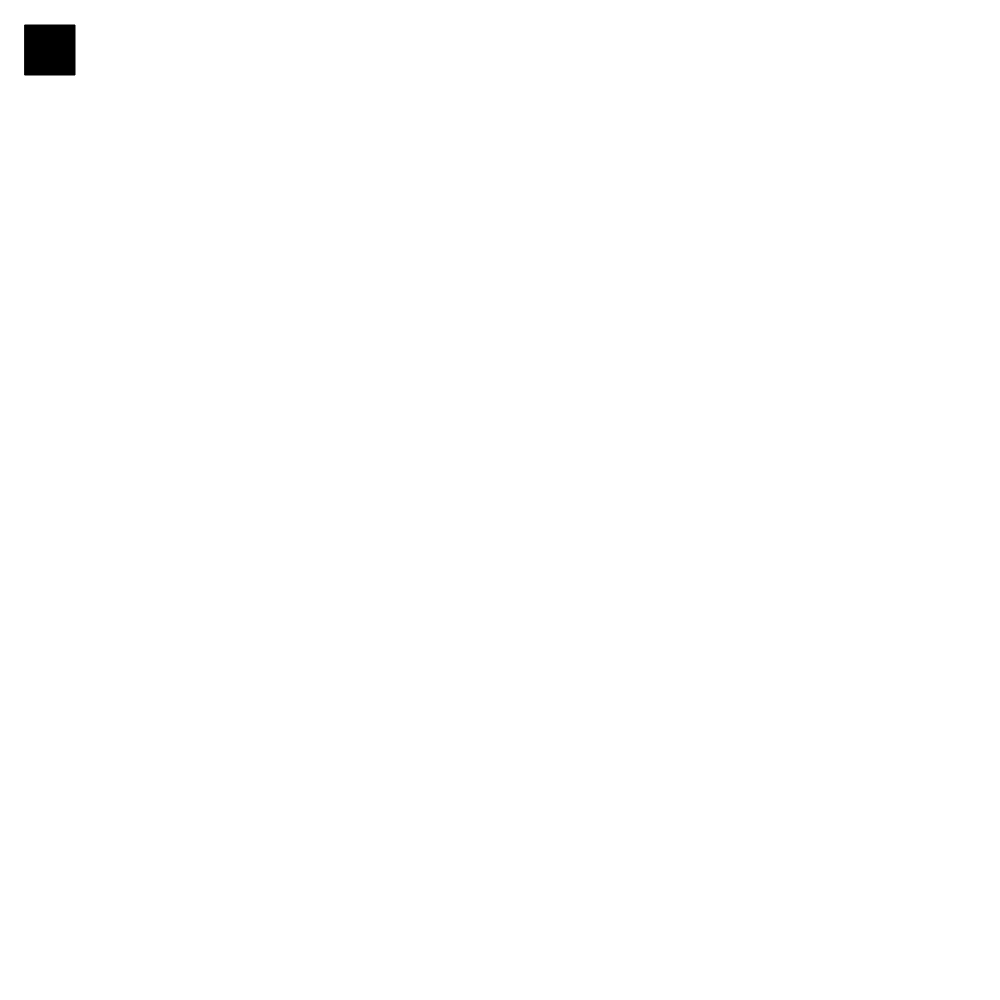
Frame 1 (no input)
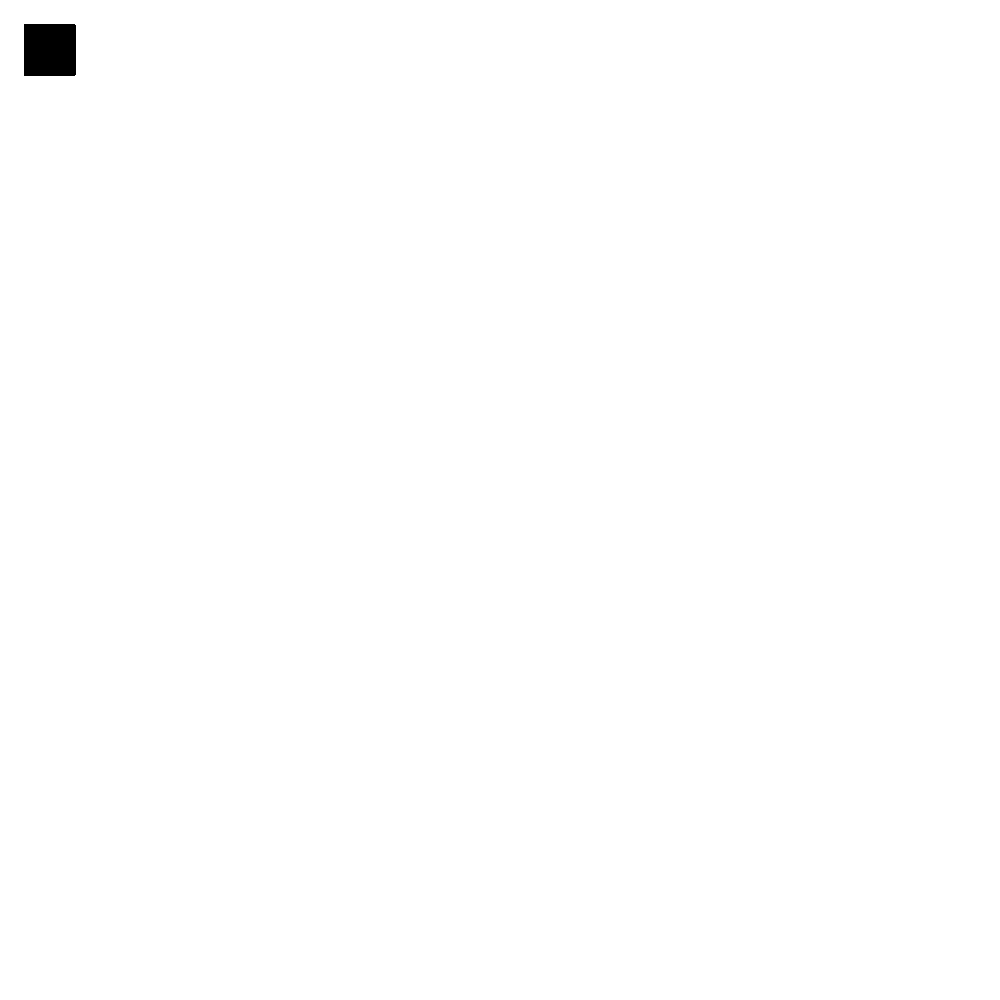
Frame 60 (no input)
Frame 120 (the mouse pressed at the canvas centre since frame 60): identical to frame 60, image omitted

The p5.js sketch that drew these frames (run headless with seeded random() and noise() and a simulated clock; from frame 60 on, the mouse is pressed at the canvas centre):

// p5.js sketch
// ── sketch.js
function setup(){
    createCanvas(1000,1000)
}
var value = 0;
function draw() {
  fill(value);
  rect(25, 25, 50, 50);
}
function mouseDragged() {
 value = value + 5;
  if (value > 255) {
    value = 0;
  }
  // HSL color is also supported and can be specified
// by value
var c;
noStroke();  // Don't draw a stroke around shapes
c = color('hsl(160, 100%, 50%)');
fill(c);  // Use 'c' as fill color
rect(0, 10, 45, 80);  // Draw rectangle

c = color('hsla(160, 100%, 50%, 0.5)');
fill(c); // Use updated 'c' as fill color
rect(55, 10, 45, 80);  // Draw rectangle
 for (var i = 0; i < 100; i++) {
  var r = random(50);
  stroke(r*5);
  rect(mouseX, mouseY, 50, 50);
}  
}
